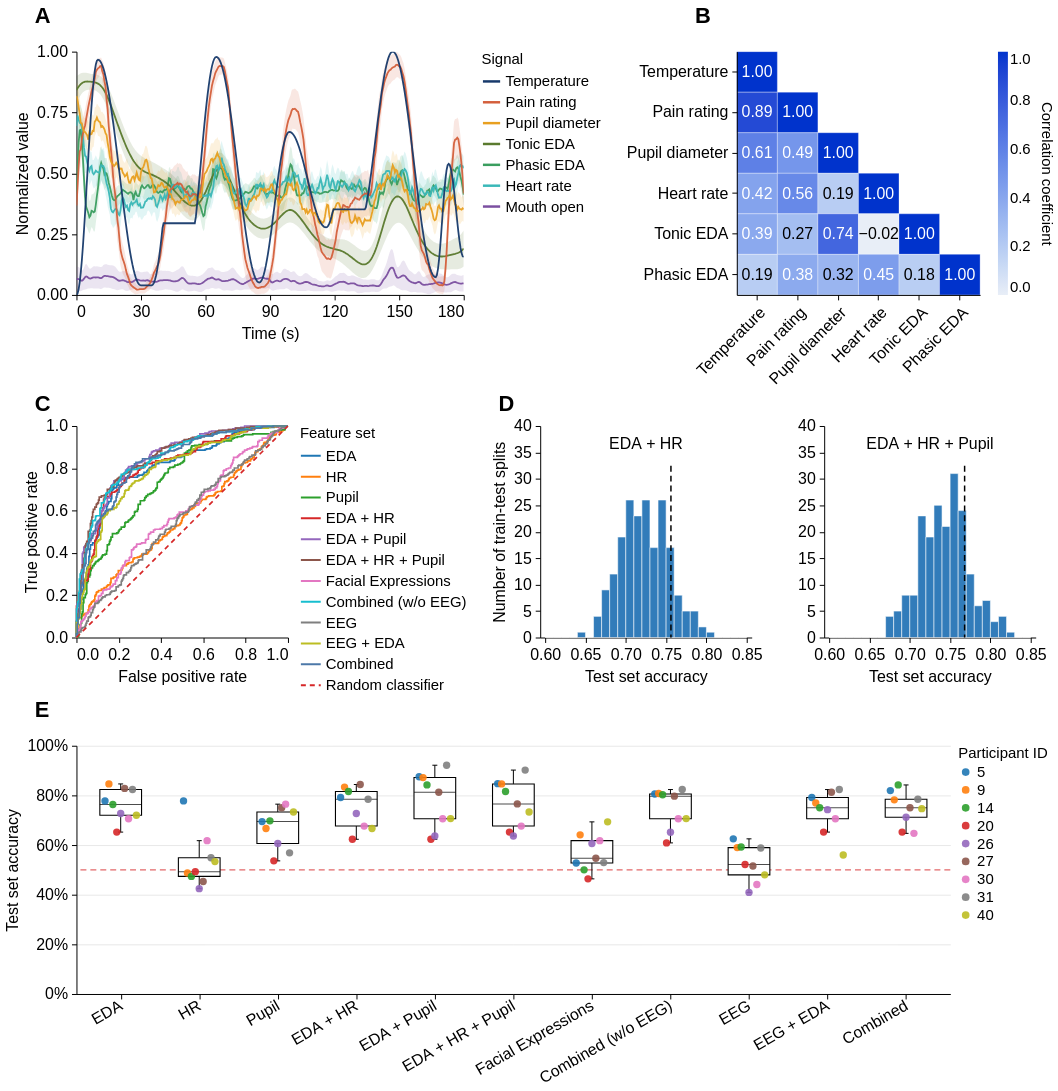

The code cell stored with this chart in its notebook:
### Code cell
composite_figure = compose_figure_altair(
    plot_grand_averaged_signals(
        averages,
        signals,
        stimulus_seed=133,
        signal_labels=None,
        signal_colors=None,
        width=390,
        height=245,
        display_step_ms=500,
        y_domain=(0.0, 1.00),
        line_width=1.8,
        line_opacity=0.95,
        show_ci=True,
        ci_opacity=0.15,
        legend_title="Signal",
        legend_orient="right",
        legend_columns=1,
        title=None,
    ),
    plot_correlation_heatmap(
        averages,
        features=None,
        skip_first_n_seconds=20,
        width=245,
        height=245,
        title=None,
    ),
    plot_roc_curves(
        roc_results,
        width=213,
        height=213,
        title=None,
    ),
    plot_accuracy_distributions(
        accuracy_distributions,
        reference_accuracies,
        bin_width=0.01,
        width=213,
        height=213,
        title=None,
    ),
    plot_participant_accuracies(
        participant_results,
        width=880,
        height=250,
        title=None,
        x_label_angle=-30,
    ),
    row_spacing=6,
    middle_row_label_y=-10,
)
style_figure(composite_figure)
